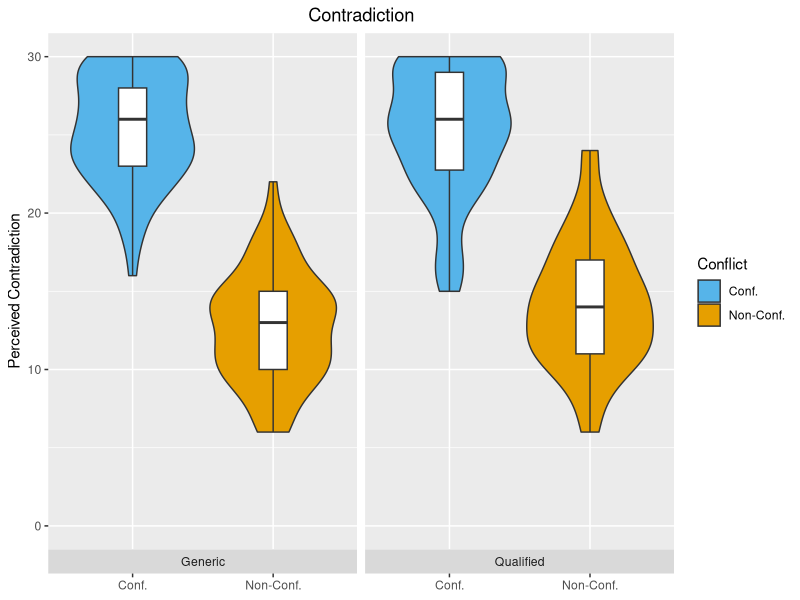
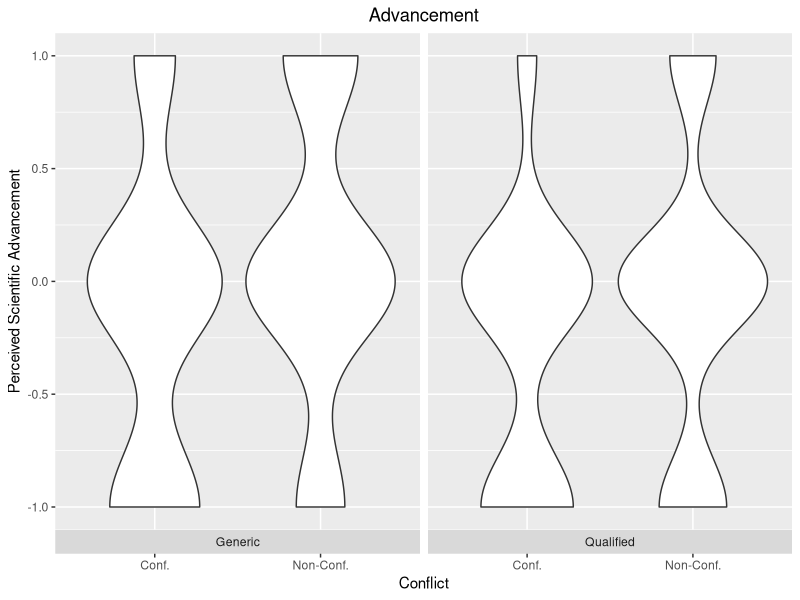
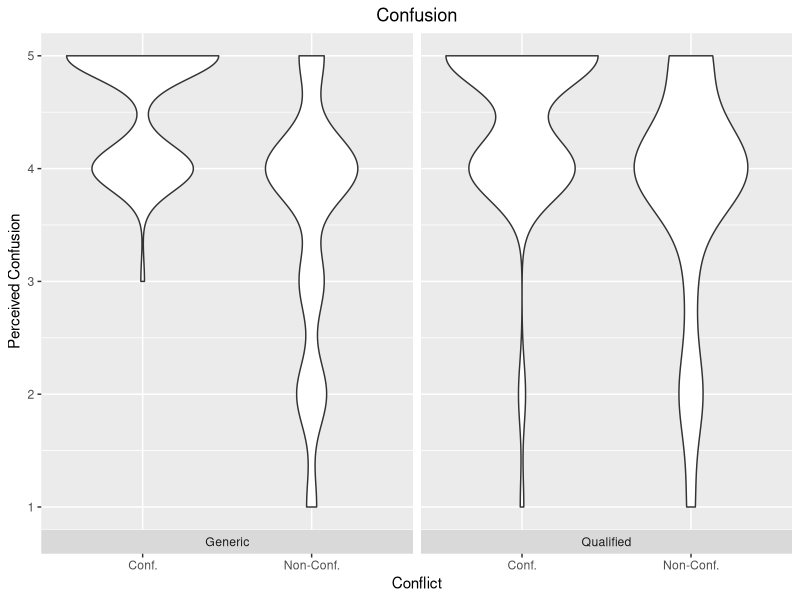

Recreate these plots in R, in order. (Note: this script raises an error after producing the figures.)


## Choosing packages and cleaning up the data

library(tidyverse)
library(ggplot2)

# READ DATA -----------------------------------------------------------

Exp_1_data <- read_csv(file= "Study_1_data.csv") # Named my data Exp_1_data (Experiment 1 data)

# CLEAN UP -----------------------------------------------------------

Exp_1_data <- Exp_1_data %>% slice(-1:-2) #removes lines 2 and 3 

Exp_1_data <- as.data.frame(Exp_1_data) # changes data into a data frame so `filter()` can work 

Exp_1_data <- Exp_1_data %>% 
  rename(recall_score = SC0, condition = FL_10_DO) # rename incomprehensible variable names 

## Exclusions - unplanned and planned

#Unplanned - In the paper the authors report that while only 312 people singed up for the study, there were a total of 371 survey responses. The authors realised that some of the participants had completed the survey twice so their second attempt at the survey had to be removed. After some googling I discovered that the `distinct()` function did this. However, when I ran the code I found that it had also removed all other variables. After some more googling I found that by using the argument `.keep_all = TRUE`, I was able to remove duplicate lines (based on the Prolific_PID variable) whilst keeping all other variables.

# Excluding 2nd attempts  -------------------------------------------------

Exp_1_data <- Exp_1_data %>% 
  distinct(Prolific_PID, .keep_all = TRUE) 


# Planned - I then used `filter()` to do the pre-registered exclusions.


# Planned exclusions  -----------------------------------------------------

Exp_1_data <- Exp_1_data %>%
  filter(Finished == 1, Serious_check == 1, recall_score >= 4) # Incomplete task, no serious response, failed attention check 


## Descriptives - After making all the necessary exclusions and determining that the number of participants that were still included matched the reported number in the paper (294 participants), I could get started on the descriptives:


## No. of participants: 294 
count(Exp_1_data)


## Number of female and male participants**
# By looking at the survey (provided in the OSF files) I could see that males were coded as 1 and females as 2 (seems a lil sexist if you ask me!). 

Exp_1_data %>% count(Gender) 


#Age Demographics

# Mean Age: 34.29, SD: 12.97, Age Range: 18-69

Exp_1_data$Age <- as.numeric(Exp_1_data$Age) #changing 'Age' from character to numeric 

Exp_1_data %>% summarise(mean_age = mean(Age),
                         SD_age = sd(Age), 
                         min_age = min(Age), 
                         max_age = max(Age)
                         ) 

## Finding our independent and dependent variables
# The variable 'condition' is a string that needs to be separated (by underscore) so that we can have the two IVs, Format and Conflict, as separate variables. An example of how the condition variable is originally written is: 'Block_1_Generic_Conflict". By separating them, 'block' and 'number' become meaningless and 'format' and 'conflict' become their own variables.    

# Separating the IVs

Exp_1_data <- Exp_1_data %>% 
  separate(col = condition, into = c("block", "number", "Format", "Conflict"))

# The next step was to change the new variables into factors. We also renamed the factors of the variable 'Conflict' so it would be more readable in the plot.

# changing IV from characters to factors 
Exp_1_data$Format <- as.factor(Exp_1_data$Format)

Exp_1_data$Conflict <- as.factor(Exp_1_data$Conflict)

# changing DV from characters to numeric 
Exp_1_data$advancement <- as.numeric(Exp_1_data$advancement)

Exp_1_data$confusion <- as.numeric(Exp_1_data$confusion) 

# renaming factors of 'Conflict'   
Exp_1_data$Conflict <- recode(Exp_1_data$Conflict, "Conflict"="Conf.", "Consistent"="Non-Conf.")


# We noticed that in the data the DV 'Contradiction' was separated into 6 different ratings. We needed to combine them to get one contradiction rating for each participant. The `rowwise()` function allows you to sum across the selected columns for each row (participant) individually. Without this function the contradiction rating for every participant was the same. 
# But first, it was necessary to convert the contradiction variables into numeric form so that the `mutate()` function would work.

# Change from Character to Numeric for all contradiction variables
Exp_1_data$contradiction_1 <- as.numeric(Exp_1_data$contradiction_1)
Exp_1_data$contradiction_2 <- as.numeric(Exp_1_data$contradiction_2)
Exp_1_data$contradiction_3 <- as.numeric(Exp_1_data$contradiction_3)
Exp_1_data$contradiction_4 <- as.numeric(Exp_1_data$contradiction_4)
Exp_1_data$contradiction_5 <- as.numeric(Exp_1_data$contradiction_5)
Exp_1_data$contradiction_6 <- as.numeric(Exp_1_data$contradiction_6)

#Create new variable called "Contradiction" that is the sum of all 6 contradiction ratings

Exp_1_data <- Exp_1_data %>% 
  rowwise() %>% 
  mutate(
    Contradiction = sum(
      contradiction_1, contradiction_2, contradiction_3, contradiction_4, contradiction_5, contradiction_6))

## Making some plots


# Contradiction plot
contradiction_plot <- ggplot(
  data = Exp_1_data) + 
  geom_violin(mapping = aes(x = Conflict, y = Contradiction, fill = Conflict)) +
  scale_fill_manual(values = c("#56B4E9", "#E69F00")) +
  ggtitle(label = "Contradiction") +
  theme(plot.title = element_text(hjust = 0.5)) + # center the title of the plot 
  scale_x_discrete(name = NULL) +
  scale_y_continuous(name = "Perceived Contradiction", limits = c(0,30)) + # naming y axis and setting the scale to 0-30
  facet_wrap(vars(Format), strip.position = "bottom") + #dividing the plot by format (generic/qualified) and positioning the label at the bottom of the plot
  geom_boxplot(mapping = aes(x = Conflict, y = Contradiction), width = 0.2)
  
print(contradiction_plot)


# Advancement plot 
advancement_plot <- ggplot(Exp_1_data) +  
  geom_violin(aes(x= Conflict, y = advancement)) + 
  ggtitle(label= "Advancement") + 
  theme(plot.title = element_text(hjust = 0.5)) +
  scale_y_continuous(name= "Perceived Scientific Advancement", limits=c(-1,1)) +
  facet_wrap(vars(Format), strip.position = "bottom") 
  
              
print(advancement_plot)

# Confusion plot 
confusion_plot <- ggplot(Exp_1_data) +
  geom_violin(aes(x= Conflict, y = confusion)) + 
  ggtitle(label= "Confusion") + 
  theme(plot.title = element_text(hjust = 0.5)) +
  scale_y_continuous(name= "Perceived Confusion", limits= c(1,5)) + 
  facet_wrap(vars(Format), strip.position= "bottom")

print(confusion_plot)

# Removing some variables 
Data_refined <- Exp_1_data %>% select(contradiction_1:Contradiction) %>% 
  as_tibble(Data_refined)


glimpse(Data_refined)


#Figure 2. Histogram displaying the number of participants in each condition who felt the body of
#research reported in the headlines resulted in us knowing more than before, less than before or the same as before.
#option 1 which creates 4 graphs side by side 

# changing advancement from numeric to factor/ labeling values of advancement 
Exp_1_data$advancement_levels <- factor(Exp_1_data$advancement,
                                   levels = c(-1, 0, 1),
                                   labels = c("Less", "Same", "More")) 

#making the histogram 


advancement_levels<-ggplot(Exp_1_data) +
  geom_bar(aes(x=advancement_levels, 
               group=Conflict:Format, #grouping by condition
               fill=Conflict:Format), #colouring the bars based on condition 
           position="dodge") + # making it so the bars are next to each other instead of stacked 
  scale_x_discrete(name = "Advancement", labels=xAxisLabels)+ # labeling the x axis 
  scale_y_continuous(name = "Number of Participants") +
  scale_fill_grey(name = "Condition",                     # "scale_*_grey" creates a grey colour gradient and by inserting 'fill' it applies it to the condition 
                  labels = c("Conflicting/Generic",        #labeling legend
                             "Conflicting/Qualified", 
                             "Non-conflicting/Generic", 
                             "Non-conflicting/Qualified")) 


print(advancement_levels) #print 


